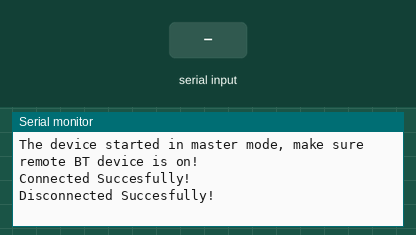
The sketch below on a simulated ESP32. Parts: the last lines printed to the serial monitor. Inputs (shaded band) come from the test bench. Nothing arrives over Bluetooth unless stated.

Above: at 1.2 s.
1.3 s: "1" received over the second serial link
At 1.8 s:
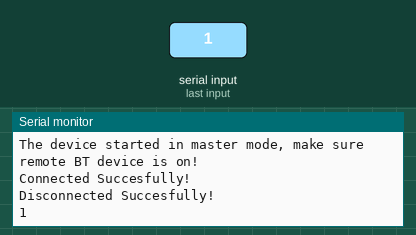
2.8 s: "0" received over the second serial link
At 3.9 s:
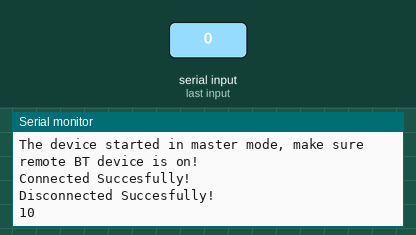

The sketch:

bt-02.ino
```cpp
#include "BluetoothSerial.h"


BluetoothSerial SerialBT;

//58:bf:25:05:bb:8a
String MACadd = "58:BF:25:05:BB:8A";
uint8_t address[6]  = {0x58, 0xBF, 0x25, 0x05, 0xBB, 0x8A};
//uint8_t address[6]  = {0x00, 0x1D, 0xA5, 0x02, 0xC3, 0x22};
String name = "ESP_A01";
char *pin = "1234"; //<- standard pin would be provided by default
bool connected;


void setup() {


  Serial.begin(115200);
  //SerialBT.setPin(pin);
  SerialBT.begin("ESP_A02", true);
  //SerialBT.setPin(pin);
  Serial.println("The device started in master mode, make sure remote BT device is on!");

  // connect(address) is fast (upto 10 secs max), connect(name) is slow (upto 30 secs max) as it needs
  // to resolve name to address first, but it allows to connect to different devices with the same name.
  // Set CoreDebugLevel to Info to view devices bluetooth address and device names
  //connected = SerialBT.connect(name);

  connected = SerialBT.connect(address);

  if (connected) {
    Serial.println("Connected Succesfully!");
  } else {
    while (!SerialBT.connected(10000)) {
      Serial.println("Failed to connect. Make sure remote device is available and in range, then restart app.");
    }
  }
  // disconnect() may take upto 10 secs max
  if (SerialBT.disconnect()) {
    Serial.println("Disconnected Succesfully!");
  }
  // this would reconnect to the name(will use address, if resolved) or address used with connect(name/address).
  SerialBT.connect();
}

void loop() {
  if (Serial.available()) {
    SerialBT.write(Serial.read());
  }
  if (SerialBT.available()) {
    Serial.write(SerialBT.read());


  }


  delay(20);


}
```

Measured:
- after the input at 1.3 s, the serial monitor: prints a new line at once (image 1)
- after the input at 2.8 s, the serial monitor: prints a new line at once (image 2)
